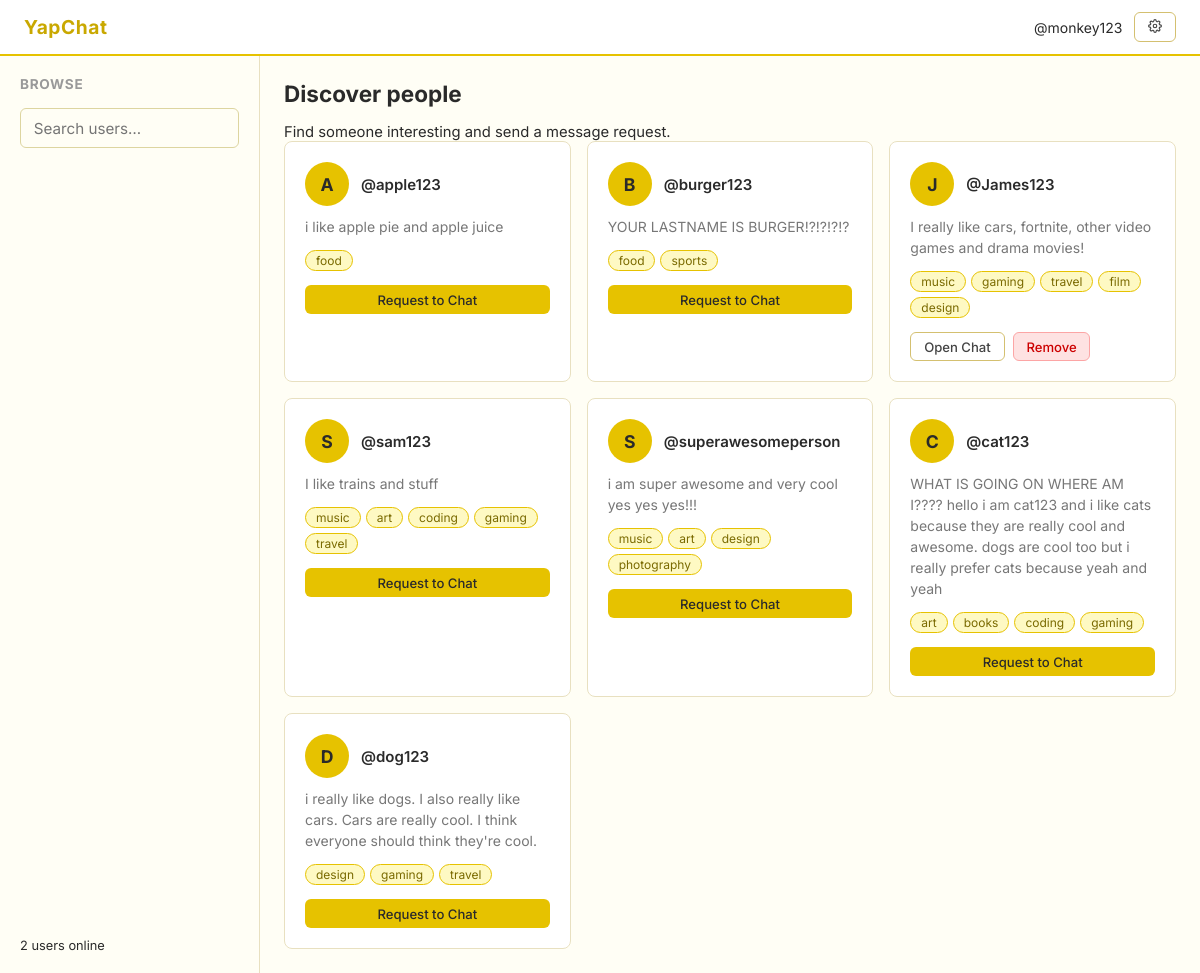
The app's page /browse (signed in) with its own data.
### tables this page shows
CREATE TABLE users (
                username      TEXT PRIMARY KEY,
                password_hash TEXT NOT NULL,
                bio           TEXT DEFAULT '',
                tags          TEXT DEFAULT ''
            );

### main.py (the view)
@app.route('/browse')
@login_required
def browse():
    me = session['username']
    with get_db() as conn:
        my_row = conn.execute(
            'SELECT tags FROM users WHERE username = ?', (me,)
        ).fetchone()
        rows = conn.execute(
            'SELECT username, bio, tags FROM users WHERE username != ?', (me,)
        ).fetchall()
        incoming = conn.execute(
            'SELECT from_user FROM requests WHERE to_user = ?', (me,)
        ).fetchall()
    my_tags = set(t.strip() for t in my_row['tags'].split(',') if t.strip())
    with get_db() as conn:
        connections = conn.execute(
            'SELECT user1, user2 FROM connections WHERE user1 = ? OR user2 = ?',
            (me, me)
        ).fetchall()
    connected_users = set()
    for c in connections:
        other = c['user2'] if c['user1'] == me else c['user1']
        connected_users.add(other)
    other_users = []
    for r in rows:
        user_tags = [t.strip() for t in r['tags'].split(',') if t.strip()]
        shared = len(my_tags & set(user_tags))
        other_users.append({
            'username':  r['username'],
            'bio':       r['bio'],
            'tags':      user_tags,
            'shared':    shared,                              #used for sorting, not displayed
            'connected': r['username'] in connected_users    #True if already connected, False if not
        })
    other_users.sort(key=lambda u: u['shared'], reverse=True)
    incoming_requests = [r['from_user'] for r in incoming]
    return render_template('browse.html', users=other_users,
                           current_user=me, incoming_requests=incoming_requests,
                           online_count=len(online_users))                          #displays how many users online/logged in currently.

### main.py (called while the page is built)
def get_db():
    conn = sqlite3.connect(DATABASE)
    conn.row_factory = sqlite3.Row
    return conn

def login_required(f):
    from functools import wraps
    @wraps(f)
    def decorated(*args, **kwargs):
        if 'username' not in session:
            return redirect(url_for('home'))
        return f(*args, **kwargs)
    return decorated

### templates/browse.html (shortened to what this page needs)
<!DOCTYPE html>
<html lang="en">
<head>
  <link rel="stylesheet" href="/static/css/style.css">
</head>
<body>
  <nav class="navbar">
    <span class="navbar-brand">YapChat</span>
    <div class="navbar-links">
      <span style="color:var(--muted);font-size:.875rem;">@{{ current_user }}</span>
      <a href="/settings" class="btn btn-secondary btn-sm">
      </a>
    </div>
  </nav>
  <div class="browse-layout">
    <aside class="sidebar">
      <h3>Browse</h3>
      <input type="text" class="search-input" id="searchInput" placeholder="Search users…">
      <div style="margin-top:auto;">
        <p style="font-size:.8rem;">
          {{ online_count }} user{{ 's' if online_count != 1 else '' }} online
        </p>
      </div>
    </aside>
    <main class="main-content">
      <h2 class="anim">Discover people</h2>
      <p class="anim anim-d1" style="margin-top:.35rem;font-size:.925rem;">Find someone interesting and send a message request.</p>
      {% if users %}
      <div class="user-grid" id="userGrid">
        {% for user in users %}
        <div class="user-card anim" data-name="{{ user.username }}" data-tags="{{ user.tags|join(' ') }}">
          <div style="display:flex;align-items:center;gap:.75rem;">
            <div class="user-avatar">{{ user.username[0].upper() }}</div>
            <div>
              <a href="/profile/{{ user.username }}" class="user-name">@{{ user.username }}</a>
            </div>
          </div>
          {% if user.bio %}
          <p class="user-bio">{{ user.bio }}</p>
          {% else %}
          <p class="user-bio" style="font-style:italic;">No bio yet.</p>
          {% endif %}
          {% if user.tags %}
          <div class="tags">
            {% for tag in user.tags %}
            <span class="tag">{{ tag }}</span>
            {% endfor %}
          </div>
          {% endif %}
          {% if user.connected %}
            <div style="display:flex;gap:.5rem;margin-top:.25rem;">
              <a href="/messaging/{{ user.username }}" class="btn btn-secondary btn-sm">Open Chat</a>
              <a href="/remove-user/{{ user.username }}"
                 class="btn btn-danger btn-sm"
                 onclick="return confirm('Remove @{{ user.username }}? You will no longer be connected.')">
                Remove
              </a>
            </div>
          {% else %}
            <a href="/request-chat/{{ user.username }}" class="btn btn-primary btn-sm" style="margin-top:.25rem;">
              Request to Chat
            </a>
          {% endif %}
        </div>
        {% endfor %}
      </div>
      {% else %}
      <div style="margin-top:3rem;text-align:center;opacity:.5;">
        <p>No other users yet. Share the link so friends can join!</p>
      </div>
      {% endif %}
    </main>
  </div>
</body>
</html>

### static/css/style.css (style rules this page uses)
* { box-sizing: border-box; margin: 0; padding: 0; }
body { font-family: 'Inter', sans-serif; background: #fffef5; color: #2a2a2a; font-size: 15px; }
a { color: #b8860b; text-decoration: none; }
input[type=text], input[type=password], textarea { width: 100%; padding: 0.6rem 0.8rem; border: 1px solid #ddd5a0; border-radius: 6px; font-family: inherit; font-size: 0.95rem; background: #fffef5; color: #2a2a2a; outline: none; }
.btn { display: inline-block; padding: 0.6rem 1.2rem; border-radius: 6px; border: 1px solid transparent; font-family: inherit; font-size: 0.9rem; font-weight: 500; cursor: pointer; text-align: center; transition: opacity 0.15s; }
.btn-primary { background: #e6c200; color: #2a2a2a; }
.btn-secondary { background: #fff; color: #444; border-color: #d4c070; }
.btn-danger { background: #fee2e2; color: #c00; border-color: #fca5a5; }
.btn-sm { padding: 0.35rem 0.8rem; font-size: 0.82rem; }
.tags { display: flex; flex-wrap: wrap; gap: 5px; margin-top: 4px; }
.tag { background: #fef9c3; color: #7a6a00; border-radius: 20px; font-size: 0.75rem; padding: 2px 10px; border: 1px solid #e6c200; }
.navbar { background: #fff; border-bottom: 2px solid #e6c200; padding: 0.75rem 1.5rem; display: flex; align-items: center; justify-content: space-between; position: sticky; top: 0; z-index: 10; }
.navbar-brand { font-weight: 700; font-size: 1.2rem; color: #c9a800; letter-spacing: 0.03em; }
.navbar-links { display: flex; align-items: center; gap: 0.75rem; }
.browse-layout { display: grid; grid-template-columns: 260px 1fr; min-height: calc(100vh - 49px); }
.sidebar { border-right: 1px solid #e8e0c0; background: #fffef5; padding: 1.25rem; display: flex; flex-direction: column; gap: 1rem; }
.sidebar h3 { font-size: 0.85rem; text-transform: uppercase; letter-spacing: 0.05em; color: #999; }
.main-content { padding: 1.5rem; }
.main-content h2 { margin-bottom: 1rem; }
.search-input { width: 100%; padding: 0.5rem 0.75rem; border: 1px solid #ddd5a0; border-radius: 6px; font-family: inherit; font-size: 0.9rem; outline: none; background: #fff; }
.user-grid { display: grid; grid-template-columns: repeat(auto-fill, minmax(240px, 1fr)); gap: 1rem; }
.user-card { background: #fff; border: 1px solid #e8e0c0; border-radius: 8px; padding: 1.25rem; display: flex; flex-direction: column; gap: 0.6rem; }
.user-avatar { width: 44px; height: 44px; border-radius: 50%; background: #e6c200; color: #2a2a2a; display: flex; align-items: center; justify-content: center; font-weight: 700; font-size: 1.1rem; }
.user-name { font-weight: 600; color: #2a2a2a; }
.user-bio { font-size: 0.875rem; color: #777; line-height: 1.5; }
.anim { animation: fadeIn 0.3s ease both; }
.anim-d1 { animation-delay: 0.05s; }

### records on screen
users: username "A", username "apple123", bio "i like apple pie and apple juice", tags "food"
users: username "B", username "burger123", bio "YOUR LASTNAME IS BURGER!?!?!?!?", tags "food" "sports"
users: username "J", username "James123", bio "I really like cars, fortnite, other video games and drama movies!", tags "music" "gaming" "travel" "film" "design"
users: username "S", username "sam123", bio "I like trains and stuff", tags "music" "art" "coding" "gaming" "travel"
users: username "S", username "superawesomeperson", bio "i am super awesome and very cool yes yes yes!!!", tags "music" "art" "design" "photography"
users: username "C", username "cat123", bio "WHAT IS GOING ON WHERE AM I???? hello i am cat123 and i like cats because they are really cool and awesome. dogs are cool too but i really prefer cats because yeah and yeah", tags "art" "books" "coding" "gaming"
users: username "D", username "dog123", bio "i really like dogs. I also really like cars. Cars are really cool. I think everyone should think they're cool.", tags "design" "gaming" "travel"

### other values on screen
{{ current_user }} "monkey123"
{{ online_count }} "2"
{{ 's' if online_count != 1 else '' }} "s"
